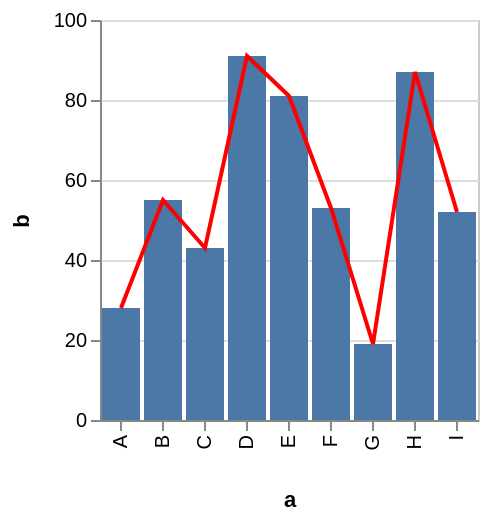

Vega-Lite specification stored for this chart:
### Vega specification from a JSON file in a GitHub repository (floating-point values rounded to 4 significant figures)
{"$schema": "https://vega.github.io/schema/vega/v3.0.json", "autosize": "pad", "padding": 5, "encode": {"update": {"stroke": {"value": "#ccc"}, "fill": {"value": "transparent"}}}, "data": [{"name": "source_0", "values": [{"a": "A", "b": 28}, {"a": "B", "b": 55}, {"a": "C", "b": 43}, {"a": "D", "b": 91}, {"a": "E", "b": 81}, {"a": "F", "b": 53}, {"a": "G", "b": 19}, {"a": "H", "b": 87}, {"a": "I", "b": 52}]}, {"name": "data_1", "source": "source_0", "transform": [{"type": "formula", "expr": "toNumber(datum[\"b\"])", "as": "b"}, {"type": "filter", "expr": "datum[\"b\"] !== null && !isNaN(datum[\"b\"])"}]}, {"name": "data_2", "source": "source_0", "transform": [{"type": "formula", "expr": "toNumber(datum[\"b\"])", "as": "b"}, {"type": "filter", "expr": "datum[\"b\"] !== null && !isNaN(datum[\"b\"])"}]}], "signals": [{"name": "x_step", "value": 21}, {"name": "width", "update": "bandspace(domain('x').length, 0.1, 0.05) * x_step"}, {"name": "height", "update": "200"}], "marks": [{"name": "layer_0_marks", "type": "rect", "role": "bar", "from": {"data": "data_1"}, "encode": {"update": {"x": {"scale": "x", "field": "a"}, "width": {"scale": "x", "band": true}, "y": {"scale": "y", "field": "b"}, "y2": {"scale": "y", "value": 0}, "fill": {"value": "#4c78a8"}}}}, {"name": "layer_1_marks", "type": "line", "sort": {"field": "datum[\"a\"]", "order": "descending"}, "from": {"data": "data_2"}, "encode": {"update": {"x": {"scale": "x", "field": "a", "band": 0.5}, "y": {"scale": "y", "field": "b"}, "stroke": {"value": "red"}}}}], "scales": [{"name": "x", "type": "band", "domain": {"fields": [{"data": "data_1", "field": "a"}, {"data": "data_2", "field": "a"}], "sort": true}, "range": {"step": {"signal": "x_step"}}, "round": true, "paddingInner": 0.1, "paddingOuter": 0.05}, {"name": "y", "type": "linear", "domain": {"fields": [{"data": "data_1", "field": "b"}, {"data": "data_2", "field": "b"}], "sort": true}, "range": [{"signal": "height"}, 0], "round": true, "nice": true, "zero": true}], "axes": [{"scale": "x", "labelOverlap": true, "orient": "bottom", "title": "a", "zindex": 1, "encode": {"labels": {"update": {"angle": {"value": 270}, "align": {"value": "right"}, "baseline": {"value": "middle"}}}}}, {"scale": "y", "labelOverlap": true, "orient": "left", "tickCount": {"signal": "ceil(height/40)"}, "title": "b", "zindex": 1}, {"scale": "y", "domain": false, "grid": true, "labels": false, "maxExtent": 0, "minExtent": 0, "orient": "left", "tickCount": {"signal": "ceil(height/40)"}, "ticks": false, "zindex": 0, "gridScale": "x"}], "config": {"axis": {"minExtent": 30, "domainColor": "#888", "tickColor": "#888"}}}
